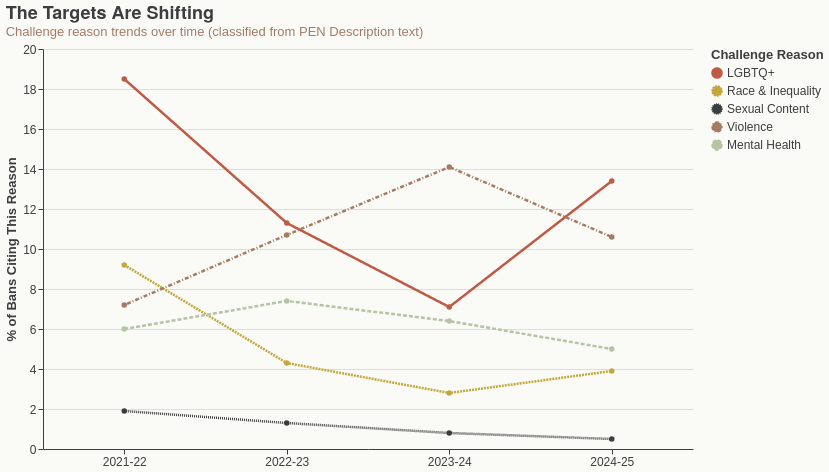

This figure's notebook cell:
### Markdown cell above
### Chart 5: Shifting Targets — Challenge Reasons Over Time

### Code cell
categories_kw = {
    "LGBTQ+": ["lgbtq", "transgender", "homosexual", "gay", "lesbian", "queer", "nonbinary", "same-sex"],
    "Race & Inequality": ["racial", "racism", "slavery", "civil rights", "segregation", "discrimination"],
    "Sexual Content": ["sexual content", "sexually explicit", "sex scene", "nudity", "pornograph", "erotic"],
    "Violence": ["violence", "murder", "abuse", "assault", "gore", "torture", "shooting"],
    "Mental Health": ["mental health", "suicide", "depression", "self-harm", "trauma", "addiction"],
}

years = sorted(pen_raw["School Year"].unique())
rows = []
for year in years:
    sub = pen_raw[pen_raw["School Year"] == year]
    total = len(sub)
    desc = sub["Description"].fillna("")
    for cat_name, keywords in categories_kw.items():
        pattern = "|".join(keywords)
        count = desc.str.contains(pattern, case=False).sum()
        rows.append({"School Year": year, "Category": cat_name,
                      "Percentage": round(count / total * 100, 1) if total > 0 else 0})

shift_df = pd.DataFrame(rows)
cat_colors = {"LGBTQ+": TERRACOTTA, "Race & Inequality": GOLD, "Sexual Content": CHARCOAL,
              "Violence": CLAY, "Mental Health": SAGE}

chart = (
    alt.Chart(shift_df).mark_line(point=True, strokeWidth=2.5)
    .encode(
        x=alt.X("School Year:N", title=None, axis=alt.Axis(labelAngle=0)),
        y=alt.Y("Percentage:Q", title="% of Bans Citing This Reason"),
        color=alt.Color("Category:N",
                         scale=alt.Scale(domain=list(cat_colors.keys()),
                                         range=list(cat_colors.values())),
                         legend=alt.Legend(title="Challenge Reason")),
        strokeDash=alt.StrokeDash("Category:N", legend=None),
        tooltip=["School Year", "Category", "Percentage"],
    )
    .properties(title={"text": "The Targets Are Shifting",
                        "subtitle": "Challenge reason trends over time (classified from PEN Description text)"})
)
save_chart(chart, "05_shifting_targets", w=650, h=400)

### Figure 1 — Vega-Lite specification as saved in the notebook (floating-point values rounded to 4 significant figures)
{"config": {"background": "#FAFAF7", "title": {"fontSize": 18, "font": "Helvetica Neue, Arial, sans-serif", "color": "#3D3D3D", "anchor": "start", "subtitleFontSize": 13, "subtitleColor": "#A57B64"}, "axis": {"labelFontSize": 12, "titleFontSize": 13, "titleColor": "#3D3D3D", "labelColor": "#3D3D3D", "gridColor": "#E0DDD5", "domainColor": "#3D3D3D", "tickColor": "#3D3D3D"}, "legend": {"labelFontSize": 12, "titleFontSize": 13, "labelColor": "#3D3D3D", "titleColor": "#3D3D3D"}, "view": {"strokeWidth": 0}, "range": {"category": ["#BF5B45", "#C4A83D", "#3D3D3D", "#B5C4A3", "#A57B64"]}}, "data": {"name": "data-4e716e70068bcf24fc19e1d87ab337be"}, "mark": {"type": "line", "point": true, "strokeWidth": 2.5}, "encoding": {"color": {"field": "Category", "legend": {"title": "Challenge Reason"}, "scale": {"domain": ["LGBTQ+", "Race & Inequality", "Sexual Content", "Violence", "Mental Health"], "range": ["#BF5B45", "#C4A83D", "#3D3D3D", "#A57B64", "#B5C4A3"]}, "type": "nominal"}, "strokeDash": {"field": "Category", "legend": null, "type": "nominal"}, "tooltip": [{"field": "School Year", "type": "nominal"}, {"field": "Category", "type": "nominal"}, {"field": "Percentage", "type": "quantitative"}], "x": {"axis": {"labelAngle": 0}, "field": "School Year", "title": null, "type": "nominal"}, "y": {"field": "Percentage", "title": "% of Bans Citing This Reason", "type": "quantitative"}}, "height": 400, "title": {"text": "The Targets Are Shifting", "subtitle": "Challenge reason trends over time (classified from PEN Description text)"}, "width": 650, "$schema": "https://vega.github.io/schema/vega-lite/v5.8.0.json", "datasets": {"data-4e716e70068bcf24fc19e1d87ab337be": [{"School Year": "2021-22", "Category": "LGBTQ+", "Percentage": 18.5}, {"School Year": "2021-22", "Category": "Race & Inequality", "Percentage": 9.2}, {"School Year": "2021-22", "Category": "Sexual Content", "Percentage": 1.9}, {"School Year": "2021-22", "Category": "Violence", "Percentage": 7.2}, {"School Year": "2021-22", "Category": "Mental Health", "Percentage": 6.0}, {"School Year": "2022-23", "Category": "LGBTQ+", "Percentage": 11.3}, {"School Year": "2022-23", "Category": "Race & Inequality", "Percentage": 4.3}, {"School Year": "2022-23", "Category": "Sexual Content", "Percentage": 1.3}, {"School Year": "2022-23", "Category": "Violence", "Percentage": 10.7}, {"School Year": "2022-23", "Category": "Mental Health", "Percentage": 7.4}, {"School Year": "2023-24", "Category": "LGBTQ+", "Percentage": 7.1}, {"School Year": "2023-24", "Category": "Race & Inequality", "Percentage": 2.8}, {"School Year": "2023-24", "Category": "Sexual Content", "Percentage": 0.8}, {"School Year": "2023-24", "Category": "Violence", "Percentage": 14.1}, {"School Year": "2023-24", "Category": "Mental Health", "Percentage": 6.4}, {"School Year": "2024-25", "Category": "LGBTQ+", "Percentage": 13.4}, {"School Year": "2024-25", "Category": "Race & Inequality", "Percentage": 3.9}, {"School Year": "2024-25", "Category": "Sexual Content", "Percentage": 0.5}, {"School Year": "2024-25", "Category": "Violence", "Percentage": 10.6}, {"School Year": "2024-25", "Category": "Mental Health", "Percentage": 5.0}]}}
